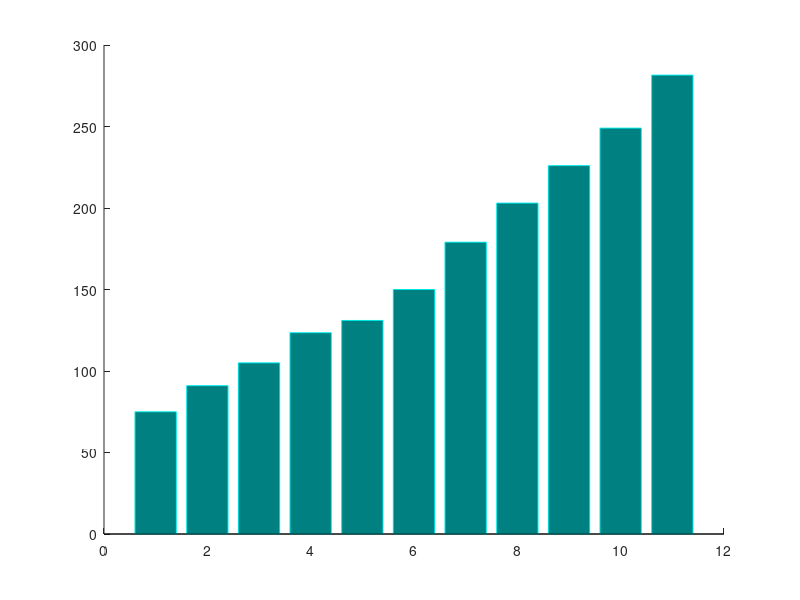

The MATLAB source for this figure: (Note: this script raises an error after producing the figure.)
y = [75 91 105 123.5 131 150 179 203 226 249 281.5];
bar(y,'FaceColor',[0 .5 .5],'EdgeColor',[0 .9 .9],'width',0.8)%,'LineWidth',1.5)

figure
x = 1900:10:2000;
y = [75 91 105 123.5 131 150 179 203 226 249 281.5];
bar(x,y,'width',8,'r','xdticks',20,'flticks')

figure
y = [2 2 3; 2 5 6; 2 8 9; 2 11 12];
bar(y)